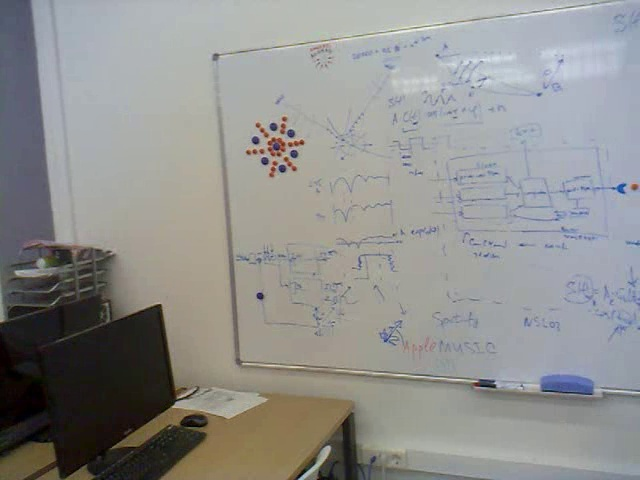
#> input picture Python/Detectors/ORB and Flann/query1.jpg, 640 x 480 px
$ python PICKLE_ORB_SaveLoad_kp_and_num_kp.py
#> lines starting #> are read from the running program, lines starting #| are printed output that depends on the picture
import cv2
import numpy as np
import pickle

# Functrions for save and load keypoints and descriptors
def pickle_keypoints_numbers(keypoints, numbers):
   i = 0
   temp_array = []
   for point in keypoints:
      temp = (point.pt, point.size, point.angle, point.response, point.octave,
              point.class_id, numbers[i])
      i = i + 1
      temp_array.append(temp)
   return temp_array
def unpickle_keypoints_numbers(array):
   keypoints = []
   numbers = []
   for point in array:
      temp_feature = cv2.KeyPoint(x=point[0][0], y=point[0][1], _size=point[1], _angle=point[2], _response=point[3],
                                  _octave=point[4], _class_id=point[5])
      temp_number = point[6]
      keypoints.append(temp_feature)
      numbers.append(temp_number)
   return keypoints, np.array(numbers)

img1 = cv2.imread("query1.jpg", cv2.IMREAD_GRAYSCALE)   #queryImage1
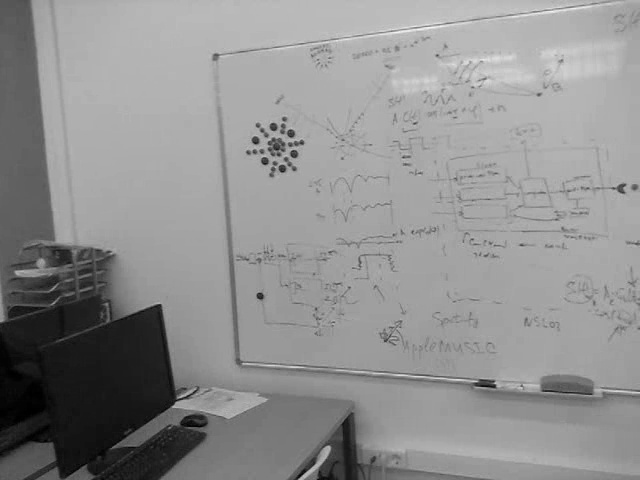
#> img1: shape (480, 640); min 0, max 248, mean 143.7
img2 = cv2.imread("query2.jpg", cv2.IMREAD_GRAYSCALE)   #queryImage2
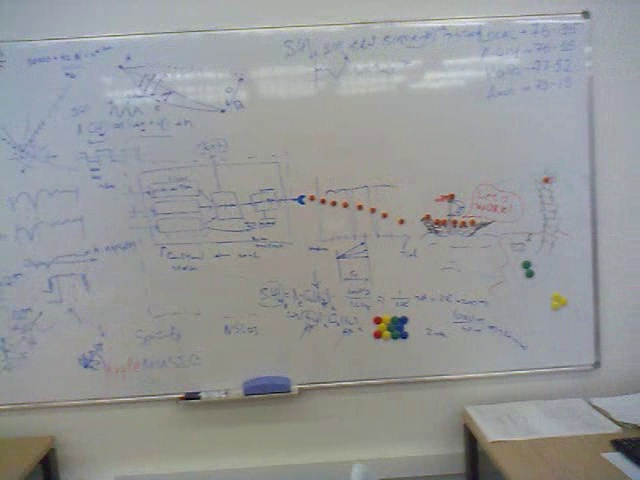
#> input picture Python/Detectors/ORB and Flann/query2.jpg, 640 x 480 px
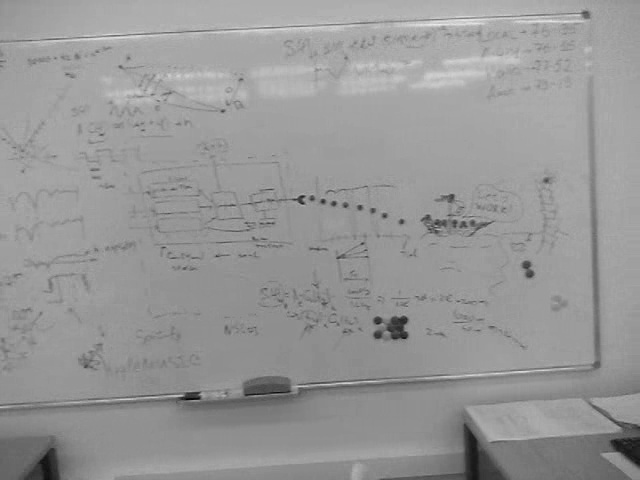
#> img2: shape (480, 640); min 0, max 238, mean 151.2

# Turn on feature detector ORB
orb = cv2.ORB_create(2)

# Find descriptors and keypoints in train image
kp1, des1= orb.detectAndCompute(img1, None)
#> kp1 = 2 keypoints; (x, y, size): (158, 308, 111.1), (254, 140, 111.1)
kp2, des2= orb.detectAndCompute(img2, None)
#> kp2 = 2 keypoints; (x, y, size): (401, 319, 111.1), (401, 333, 111.1)
print(kp1)
#> (printed output is left out)
print(kp2)
#> (printed output is left out)

img3 = cv2.drawKeypoints(img1, kp1, img1)
img4 = cv2.drawKeypoints(img2, kp2, img2)
cv2.imshow("3", img3)
cv2.imshow("4", img4)

num1 = [1,2]
num2 = [3,4]
num1 = np.array(num1)
num2 = np.array(num2)
print(num1)
print(num2)

#Store keypoint features
temp_array = []
temp = pickle_keypoints_numbers(kp1, num1)
#> the loop in pickle_keypoints_numbers, `for point in keypoints:` made 2 passes
#> (temp, i) on passes 1 to 2: (((157.7, 308.2), 111.1, 310.9, 0.000412, 7, -1, 1), 1), (((254.4, 139.7), 111.1, 213.6, 4.87e-05, 7, -1, 2), 2)
#> after the loop in pickle_keypoints_numbers, `for point in keypoints:`: i = 2; temp_array = [((157.7, 308.2), 111.1, 310.9, 0.000412, 7, -1, 1), ((254.4, 139.7), 111.1, 213.6, 4.87e-05, 7, -1, 2)]
#> temp has the same summary as temp_array in pickle_keypoints_numbers
temp_array.append(temp)
temp = pickle_keypoints_numbers(kp2, num2)
#> the loop in pickle_keypoints_numbers (call 2), `for point in keypoints:` made 2 passes
#> (temp, i) on passes 1 to 2: (((401.3, 318.9), 111.1, 328.6, 0.000205, 7, -1, 3), 1), (((401.3, 333.2), 111.1, 336.4, 0.000176, 7, -1, 4), 2)
#> temp = [((401.3, 318.9), 111.1, 328.6, 0.000205, 7, -1, 3), ((401.3, 333.2), 111.1, 336.4, 0.000176, 7, -1, 4)]
temp_array.append(temp)
pickle.dump(temp_array, open("keypoints_numbers_database_test.p", "wb"))

# Retrieve Keypoint Features
keypoints_database = pickle.load(open("keypoints_numbers_database_test.p", "rb"))
#> (the run stopped early here; a loop or call above may not have finished)
